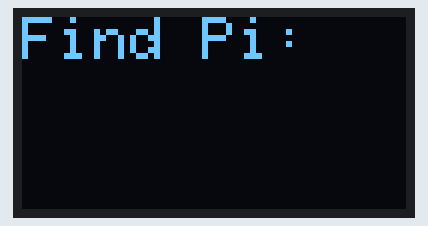
Recording of a program running on a simulated ESP32. On the bench: 128×64 one-colour display.

Above: at 0.1 s.
At 3.26 s:
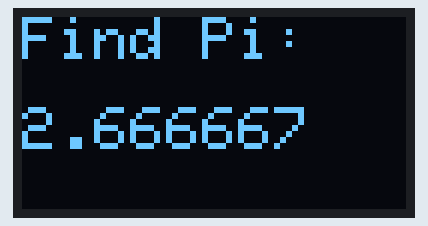
At 9.97 s:
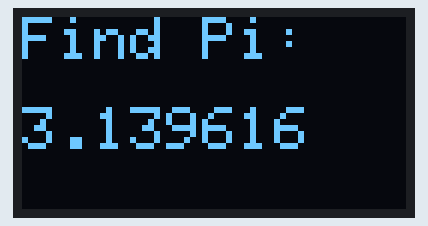
At 17.0 s:
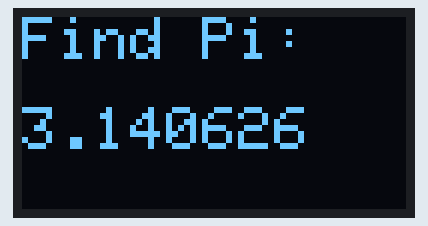
At 24.03 s:
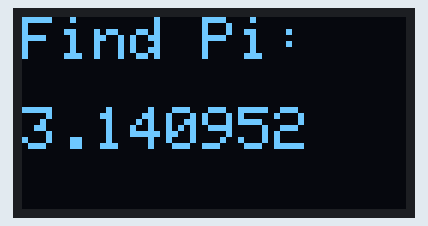
At 30.81 s:
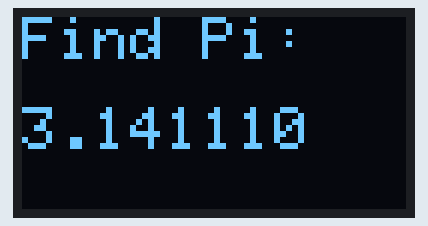

The program:

main.cpp
```cpp
// (licence header left out)
#include <SPI.h>
#include <Wire.h>
#include <Adafruit_GFX.h>
#include <Adafruit_SSD1306.h>
#include <string.h>

#define SCREEN_WIDTH 128 // OLED display width, in pixels
#define SCREEN_HEIGHT 64 // OLED display height, in pixels

#define OLED_RESET     4
#define SCREEN_ADDRESS 0x3C

Adafruit_SSD1306 display(SCREEN_WIDTH, SCREEN_HEIGHT, &Wire, OLED_RESET);

void setup() {
    Serial.begin(115200);

    // uncomment for serial debugging
    //while (!Serial);

    // SSD1306_SWITCHCAPVCC = generate display voltage from 3.3V internally
    if(!display.begin(SSD1306_SWITCHCAPVCC, SCREEN_ADDRESS)) {
        Serial.println(F("SSD1306 allocation failed"));
        for(;;); // Don't proceed, loop forever
    }

    // Clear buffer
    display.clearDisplay();
    display.display();

    display.setTextSize(2);
    display.setTextColor(SSD1306_WHITE);

    display.setCursor(0,0);
    display.println(F("Find Pi:"));
    display.display();

    delay(3000);
}

long double n = 1.0;
long double pi = 0;

void loop() {
    // compute pi using Gregory-Leibniz Series
    pi = pi + (4.0/n);
    n += 2.0;
    pi = pi - (4.0/n);
    n += 2.0;

    display.clearDisplay();
    display.setTextSize(2);
    display.setTextColor(SSD1306_WHITE);

    display.setCursor(0,0);
    display.printf("%s", "Find Pi:");

    display.setCursor(0,30);
    display.printf("%Lf", pi);

    display.display();

    delay(1);
}
```

Measured:
- what the display in image 0 shows lasts 3.0 s, from 0.1 s to 3.1 s
